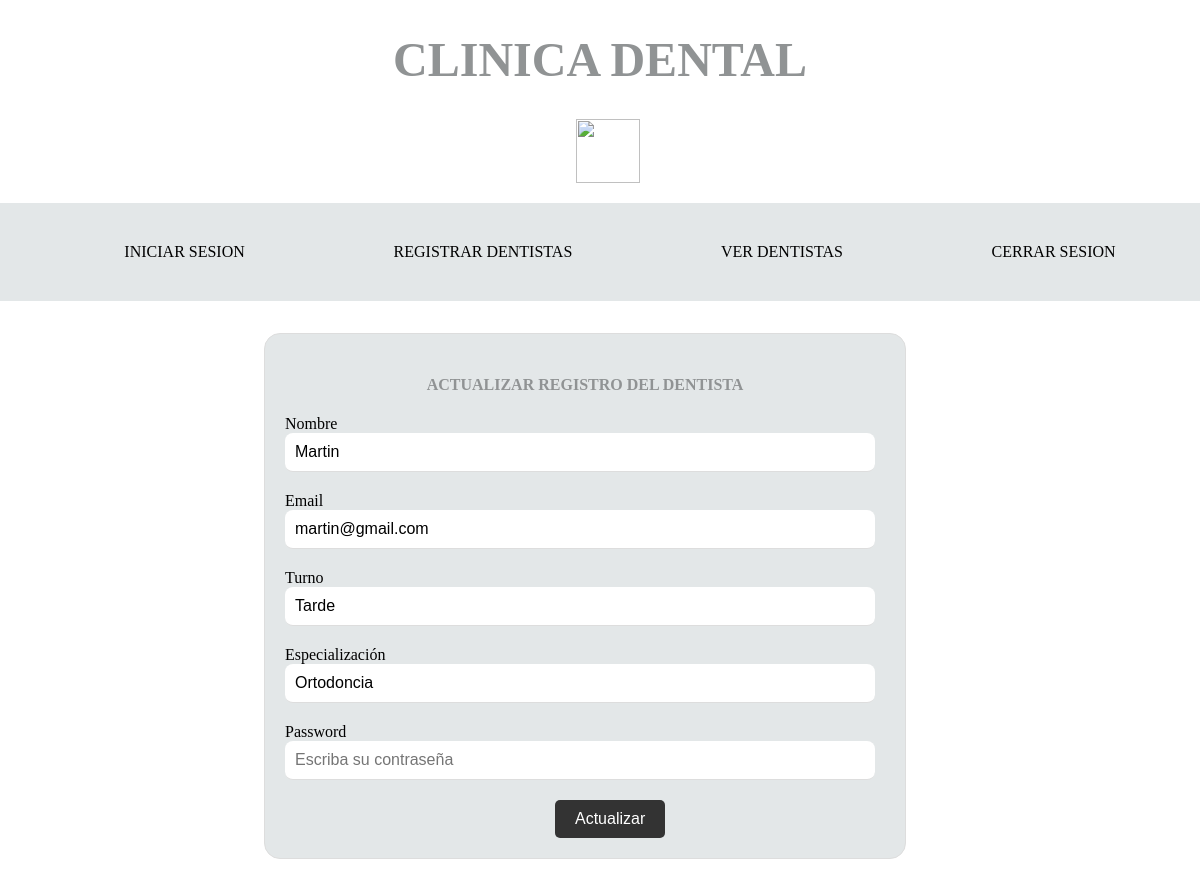
The app's page /index.php?ruta=editar&id=32 (signed in) with its own data.
### tables this page shows
CREATE TABLE `registros` (
  `id` int(11) NOT NULL,
  `nombre` varchar(30) NOT NULL,
  `email` varchar(50) NOT NULL,
  `turno` varchar(70) NOT NULL,
  `especializacion` varchar(70) NOT NULL,
  `password` varchar(70) NOT NULL
);

### controllers/plantilla.controller.php (called while the page is built)
<?php
class ControllerPlantilla{
    public function ctrGetPlantilla(){
        include "views/plantilla.php";
    }
}

### index.php (called while the page is built)
<?php
require_once "controllers/plantilla.controller.php";
require_once "controllers/registros.controller.php";
require_once "models/registros.modelo.php";
$inicio = new ControllerPlantilla();
$inicio->ctrGetPlantilla();

### controllers/registros.controller.php (called while the page is built, shortened)
<?php
class ControllerRegistros{
	static public function ctrSeleccionarRegistros($item, $valor) {
		$tabla = "registros";
		$respuesta = ModeloRegistros::mdlSeleccionarRegistros($tabla, $item, $valor);
		return $respuesta;
	}
}

### models/conexion.php (called while the page is built)
<?php
class Conexion{
    static public function conectar(){
        $link = new PDO("mysql:host=localhost;port=3306;dbname=victoriaFrenchDB",
                            "root",
                            "");
        $link->exec("set names utf8");
        return $link;
    }
}

### models/registros.modelo.php (called while the page is built, shortened)
<?php
require_once "conexion.php";
class ModeloRegistros
{
	static public function mdlSeleccionarRegistros($tabla, $item, $valor)
	{
		if ($item == null && $valor == null) {
			$stmt = Conexion::conectar()->prepare("SELECT * FROM $tabla ORDER BY id DESC");
			$stmt->execute();
			return $stmt->fetchAll();
		} else {
			$stmt = Conexion::conectar()->prepare("SELECT * FROM $tabla WHERE $item = :$item ORDER BY id DESC");
			$stmt->bindParam(":" . $item, $valor, PDO::PARAM_STR);
			$stmt->execute();
			return $stmt->fetch();
		}
	}
}

### views/paginas/editar.php (the view, shortened to what this page needs)
<!DOCTYPE html>
<html lang="en">
<head>
    <link rel="stylesheet" href="css/style.css">
</head>
<body>
<?php
if(isset($_GET["id"])){
	$item = "id";
	$valor = $_GET["id"];
	$usuario = ControllerRegistros::ctrSeleccionarRegistros($item, $valor);
}
?>
<div>
	<form method="post" class="formulario formulario_editar">
	<h4 class="title">ACTUALIZAR REGISTRO DEL DENTISTA</h4>
				<label>Nombre</label>
				<input type="text" value="<?php echo $usuario["nombre"]; ?>" placeholder="Escriba su nombre" id="nombre" name="actualizarNombre">
				<label>Email</label>
				<input type="email" value="<?php echo $usuario["email"]; ?>" placeholder="Escriba su email" id="email" name="actualizarEmail">
				<label>Turno</label>
				<input type="turno" value="<?php echo $usuario["turno"]; ?>" placeholder="Escriba su turno" id="turno" name="actualizarTurno">
				<label>Especialización</label>
				<input type="especializacion" value="<?php echo $usuario["especializacion"]; ?>" placeholder="Escriba su especializacion" id="especializacion" name="actualizarEspecializacion">
				<label>Password</label>
				<input type="password" placeholder="Escriba su contraseña" id="pwd" name="actualizarPassword">
		<button type="submit" class="boton">Actualizar</button>
	</form>
</div>
</body>
</html>

### css/style.css (style rules this page uses)
body { margin:0%; padding: 0%; }
.title { text-align: center; color: rgb(144, 147, 148); }
.formulario { background-color: rgb(227, 231, 232); border: 1px solid #ddd; padding: 20px; margin: 2rem; border-radius: 1rem; width: 50%; }
.formulario_editar { margin-left: 22vw; }
input { display: block; width: 95%; border: none; border-bottom: 1px solid #ddd; padding: 10px; margin-bottom: 20px; font-size: 16px; border-radius: 0.5rem; }
.boton { background-color: #333; color: #fff; padding: 10px 20px; border: none; border-radius: 5px; font-size: 16px; cursor: pointer; margin-left: 45%; }

### records on screen
registros: actualizarNombre "Martin", actualizarEmail "martin@gmail.com", actualizarTurno "Tarde", actualizarEspecializacion "Ortodoncia"
